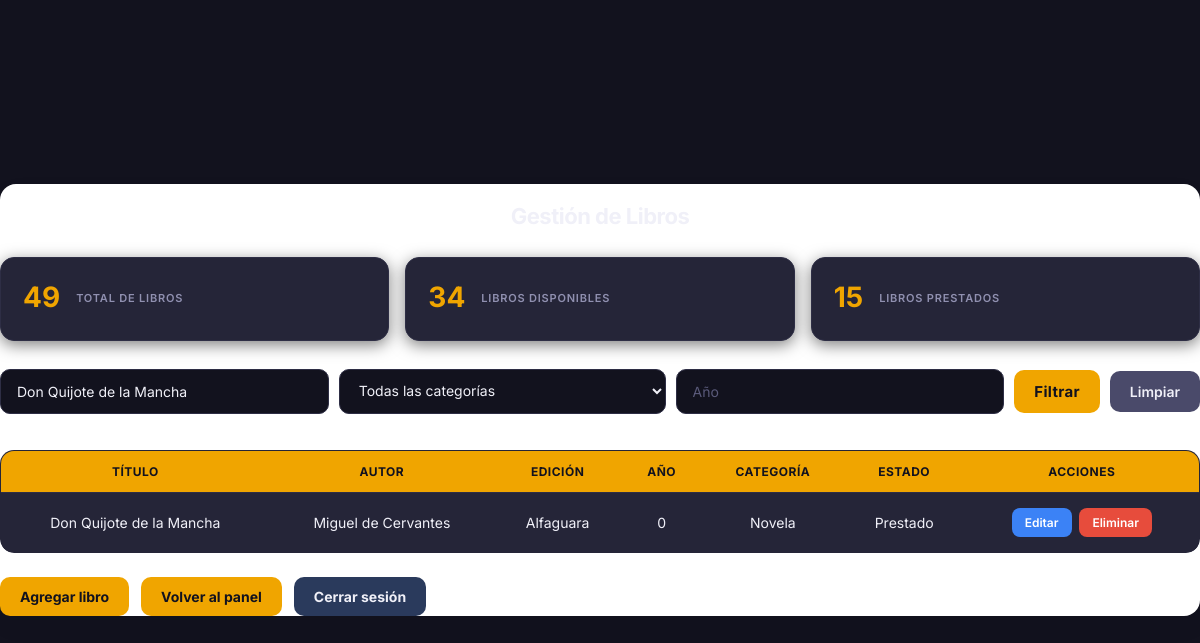
The page /admin/libros.php?busqueda=Don Quijote de la Mancha (signed in) on the database its author committed.
### tables this page shows
CREATE TABLE `libros` (
  `id` int(11) NOT NULL,
  `titulo` varchar(150) NOT NULL,
  `autor` varchar(120) NOT NULL,
  `edicion` varchar(150) NOT NULL,
  `anio_publicacion` year(4) NOT NULL,
  `estado` enum('disponible','prestado') NOT NULL DEFAULT 'disponible',
  `categoria_id` int(11) NOT NULL,
  `descripcion` text DEFAULT NULL,
  `fecha_registro` timestamp NOT NULL DEFAULT current_timestamp()
);

CREATE TABLE `categorias` (
  `id` int(11) NOT NULL,
  `nombre` varchar(100) NOT NULL
);

### admin/libros.php (the view, shortened to what this page needs)
<?php
require_once "../includes/conexion.php";
$busqueda = isset($_GET["busqueda"]) ? trim($_GET["busqueda"]) : "";
$anio = isset($_GET["anio"]) ? trim($_GET["anio"]) : "";
$sql = "SELECT libros.*, categorias.nombre AS categoria
        FROM libros
        INNER JOIN categorias ON libros.categoria_id = categorias.id
        WHERE 1=1";
$params = [];
$sql_total = "SELECT COUNT(*) AS total FROM libros";
$stmt_total = $conexion->prepare($sql_total);
$stmt_total->execute();
$total_libros = $stmt_total->fetch(PDO::FETCH_ASSOC)["total"];
$sql_disponibles = "SELECT COUNT(*) AS total FROM libros WHERE estado = 'disponible'";
$stmt_disponibles = $conexion->prepare($sql_disponibles);
$stmt_disponibles->execute();
$total_disponibles = $stmt_disponibles->fetch(PDO::FETCH_ASSOC)["total"];
$sql_prestados = "SELECT COUNT(*) AS total FROM libros WHERE estado = 'prestado'";
$stmt_prestados = $conexion->prepare($sql_prestados);
$stmt_prestados->execute();
$total_prestados = $stmt_prestados->fetch(PDO::FETCH_ASSOC)["total"];
if (!empty($busqueda)) {
    $sql .= " AND (
        libros.titulo LIKE :busqueda
        OR libros.autor LIKE :busqueda
        OR libros.edicion LIKE :busqueda
    )";
    $params[":busqueda"] = "%" . $busqueda . "%";
}
$sql .= " ORDER BY libros.id DESC";
$stmt = $conexion->prepare($sql);
foreach ($params as $clave => $valor) {
    $stmt->bindValue($clave, $valor);
}
$stmt->execute();
$libros = $stmt->fetchAll(PDO::FETCH_ASSOC);
?>
<!DOCTYPE html>
<html lang="es">
<head>
    <link rel="stylesheet" href="../css/estilos.css">
</head>
<body>
    <div class="contenedor contenedor-tabla">
        <h2>Gestión de Libros</h2>
        <div class="resumen-libros">
            <div class="card-resumen">
                <h3><?php echo $total_libros; ?></h3>
                <p>Total de libros</p>
            </div>
            <div class="card-resumen">
                <h3><?php echo $total_disponibles; ?></h3>
                <p>Libros disponibles</p>
            </div>
            <div class="card-resumen">
                <h3><?php echo $total_prestados; ?></h3>
                <p>Libros prestados</p>
            </div>
        </div>
        <form method="GET" class="form-filtros">
            <input type="text" name="busqueda" placeholder="Buscar por título, autor o edición" value="<?php echo htmlspecialchars($busqueda); ?>">
            <select name="categoria_id">
                <option value="">Todas las categorías</option>
            </select>
            <input type="number" name="anio" placeholder="Año" value="<?php echo htmlspecialchars($anio); ?>" min="1000" max="9999">
            <button type="submit">Filtrar</button>
            <a class="btn-limpiar" href="libros.php">Limpiar</a>
        </form>
      <div class="tabla-scroll">
        <table>
                <thead>
                    <tr>
                       <th>Título</th>
                       <th>Autor</th>
                       <th>Edición</th>
                       <th>Año</th>
                       <th>Categoría</th>
                       <th>Estado</th>
                       <th>Acciones</th>
                    </tr>
                </thead>
            <tbody>
                <?php if (count($libros) > 0): ?>
                    <?php foreach ($libros as $libro): ?>
                        <tr>
                            <td><?php echo htmlspecialchars($libro["titulo"]); ?></td>
                            <td><?php echo htmlspecialchars($libro["autor"]); ?></td>
                            <td><?php echo htmlspecialchars($libro["edicion"]); ?></td>
                            <td><?php echo $libro["anio_publicacion"]; ?></td>
                            <td><?php echo htmlspecialchars($libro["categoria"]); ?></td>
                            <td><?php echo ucfirst($libro["estado"]); ?></td>
                            <td>
                                <a class="btn-accion editar" href="editar_libro.php?id=<?php echo $libro["id"]; ?>">Editar</a>
                                <a class="btn-accion eliminar" href="eliminar_libro.php?id=<?php echo $libro["id"]; ?>" onclick="return confirm('¿Seguro que deseas eliminar este libro?')">Eliminar</a>
                            </td>
                        </tr>
                    <?php endforeach; ?>
                <?php else: ?>
                    <tr>
                        <td colspan="7">No se encontraron libros con esos filtros.</td>
                    </tr>
                <?php endif; ?>
            </tbody>
        </table>
      </div>
        <div class="acciones-inferiores">
            <a class="btn-secundario" href="agregar_libro.php">Agregar libro</a>
            <a class="btn-secundario" href="dashboard.php">Volver al panel</a>
            <a class="btn-secundario salir" href="../logout.php">Cerrar sesión</a>
        </div>
    </div>
</body>
</html>

### rows shown on the page
libros: titulo "Don Quijote de la Mancha", autor "Miguel de Cervantes", edicion "Alfaguara", anio_publicacion "0", categoria.nombre "Novela", estado "Prestado"

### other values the page prints
$total_libros "49"
$total_disponibles "34"
$total_prestados "15"
